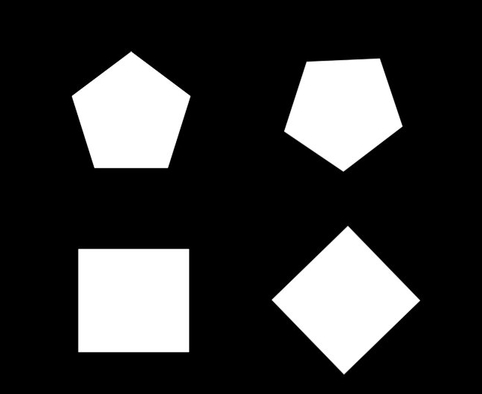
#> input picture Assets/contors.jpg, 482 x 394 px
$ python contours.py
#> lines starting #> are read from the running program, lines starting #| are printed output that depends on the picture; after the words box and inside, x2 and y2 are one past the last pixel; in counts of white or black regions, pixels touching at a corner belong together
import os
import cv2

img_bgr = cv2.imread(os.path.join('.', 'Assets', 'contors.jpg'))
#> img_bgr is the input picture: shape (394, 482, 3); min 0, max 255, mean 55.4
print(img_bgr.shape)
#| (394, 482, 3)

img_gray = cv2.cvtColor(img_bgr, cv2.COLOR_BGR2GRAY)
ret, thresh = cv2.threshold(img_gray, 127, 255, cv2.THRESH_BINARY)# objects in white
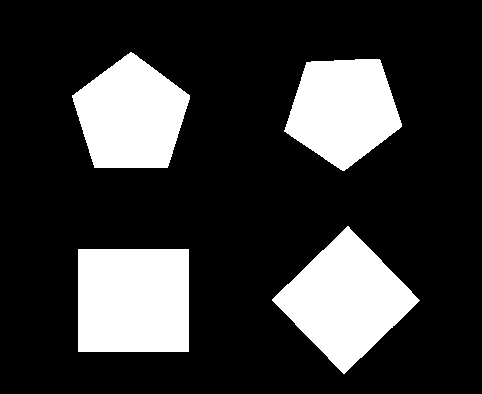
#> thresh: shape (394, 482); 21.7% white; 4 white regions

contours, _ = cv2.findContours(thresh, cv2.RETR_TREE, cv2.CHAIN_APPROX_SIMPLE)
#> contours = 4 contours; box (x1, y1, x2, y2) and area: (78, 249, 189, 352) 11220, (272, 226, 420, 374) 10898, (72, 52, 190, 168) 9412, (284, 59, 402, 171) 8979
print(contours)
#> (printed output is left out)

for contour in contours:
    # print(cv2.contourArea(contour))
    if cv2.contourArea(contour)>8000:
        cv2.drawContours(img_bgr, contour, -1, (0,0,255), 5)

        x1,y1, w, h = cv2.boundingRect(contour)
        cv2.rectangle(img_bgr, (x1,y1), (x1+w,y1+h), (0,255,0), 3)
#> this loop made 4 passes
#> (contour, x1, y1, w, h) on pass 1: ([[78, 249], [78, 351], [188, 351], [188, 249]], 78, 249, 111, 103)
#> (x1, y1, w, h) on passes 2 to 4: (272, 226, 148, 148), (284, 59, 118, 112), (72, 52, 118, 116)
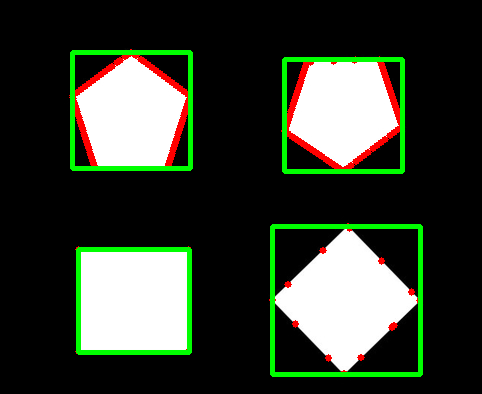
#> img_bgr: shape (394, 482, 3); 7.02% of pixels changed, all inside (x1, y1, x2, y2) = (69, 49, 423, 377)

cv2.imshow("image", img_bgr)
cv2.imshow("thresh", thresh)
# cv2.imshow("Con", contours)

cv2.waitKey(0)
